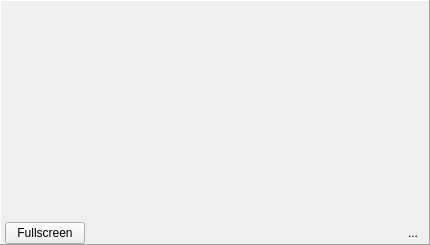
<?xml version="1.0" encoding="UTF-8"?>
<ui version="4.0">
 <class>ViewWidget</class>
 <widget class="QWidget" name="ViewWidget">
  <property name="geometry">
   <rect>
    <x>0</x>
    <y>0</y>
    <width>430</width>
    <height>245</height>
   </rect>
  </property>
  <property name="minimumSize">
   <size>
    <width>430</width>
    <height>245</height>
   </size>
  </property>
  <property name="windowTitle">
   <string>Form</string>
  </property>
  <layout class="QVBoxLayout" name="mainLayout" stretch="1">
   <property name="spacing">
    <number>0</number>
   </property>
   <property name="sizeConstraint">
    <enum>QLayout::SetNoConstraint</enum>
   </property>
   <property name="margin">
    <number>0</number>
   </property>
   <item>
    <widget class="QFrame" name="baseFrame">
     <property name="frameShape">
      <enum>QFrame::Panel</enum>
     </property>
     <property name="frameShadow">
      <enum>QFrame::Raised</enum>
     </property>
     <layout class="QVBoxLayout" name="verticalLayout">
      <property name="spacing">
       <number>0</number>
      </property>
      <property name="leftMargin">
       <number>4</number>
      </property>
      <property name="topMargin">
       <number>1</number>
      </property>
      <property name="rightMargin">
       <number>4</number>
      </property>
      <property name="bottomMargin">
       <number>0</number>
      </property>
      <item>
       <widget class="Tools::SlidingStackedWidget" name="stackedWidget">
        <property name="currentIndex">
         <number>1</number>
        </property>
        <widget class="QWidget" name="pageView"/>
        <widget class="QWidget" name="pageSetting"/>
       </widget>
      </item>
      <item>
       <layout class="QHBoxLayout" name="horizontalLayout">
        <property name="spacing">
         <number>2</number>
        </property>
        <property name="leftMargin">
         <number>0</number>
        </property>
        <property name="rightMargin">
         <number>0</number>
        </property>
        <item>
         <widget class="QPushButton" name="btnFullscreen">
          <property name="text">
           <string>Fullscreen</string>
          </property>
         </widget>
        </item>
        <item>
         <spacer name="horizontalSpacer">
          <property name="orientation">
           <enum>Qt::Horizontal</enum>
          </property>
          <property name="sizeHint" stdset="0">
           <size>
            <width>40</width>
            <height>20</height>
           </size>
          </property>
         </spacer>
        </item>
        <item>
         <widget class="QToolButton" name="btnSetting">
          <property name="text">
           <string>...</string>
          </property>
          <property name="icon">
           <iconset resource="NAcquisitor.qrc">
            <normaloff>:/view/settings</normaloff>:/view/settings</iconset>
          </property>
          <property name="checkable">
           <bool>true</bool>
          </property>
          <property name="autoRaise">
           <bool>true</bool>
          </property>
         </widget>
        </item>
       </layout>
      </item>
     </layout>
    </widget>
   </item>
  </layout>
 </widget>
 <customwidgets>
  <customwidget>
   <class>Tools::SlidingStackedWidget</class>
   <extends>QStackedWidget</extends>
   <header>SlidingStackedWidget.h</header>
   <container>1</container>
  </customwidget>
 </customwidgets>
 <resources>
  <include location="NAcquisitor.qrc"/>
 </resources>
 <connections/>
</ui>
